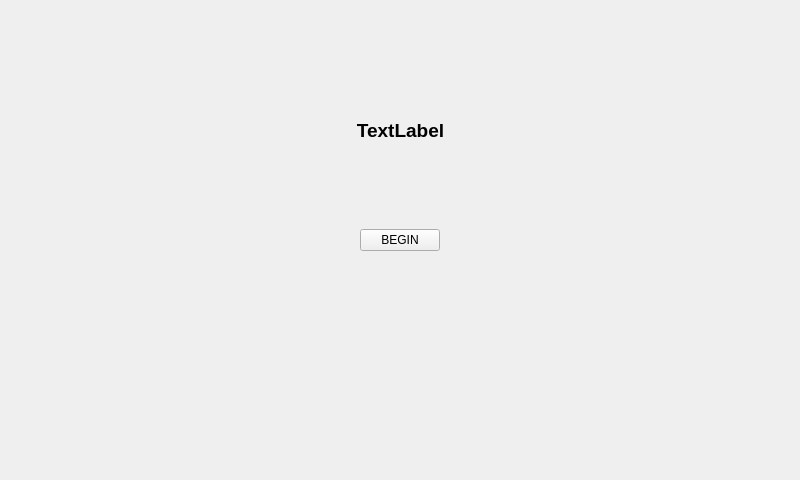
<?xml version="1.0" encoding="UTF-8"?>
<ui version="4.0">
 <class>cWinHome</class>
 <widget class="QWidget" name="cWinHome">
  <property name="geometry">
   <rect>
    <x>0</x>
    <y>0</y>
    <width>800</width>
    <height>480</height>
   </rect>
  </property>
  <property name="minimumSize">
   <size>
    <width>800</width>
    <height>480</height>
   </size>
  </property>
  <property name="maximumSize">
   <size>
    <width>800</width>
    <height>480</height>
   </size>
  </property>
  <property name="windowTitle">
   <string>Form</string>
  </property>
  <widget class="QPushButton" name="btnStart">
   <property name="geometry">
    <rect>
     <x>360</x>
     <y>229</y>
     <width>80</width>
     <height>22</height>
    </rect>
   </property>
   <property name="text">
    <string>BEGIN</string>
   </property>
  </widget>
  <widget class="QLabel" name="lblInstrument">
   <property name="geometry">
    <rect>
     <x>270</x>
     <y>120</y>
     <width>261</width>
     <height>20</height>
    </rect>
   </property>
   <property name="font">
    <font>
     <pointsize>14</pointsize>
     <weight>75</weight>
     <bold>true</bold>
    </font>
   </property>
   <property name="text">
    <string>TextLabel</string>
   </property>
   <property name="alignment">
    <set>Qt::AlignCenter</set>
   </property>
  </widget>
 </widget>
 <resources/>
 <connections/>
</ui>
